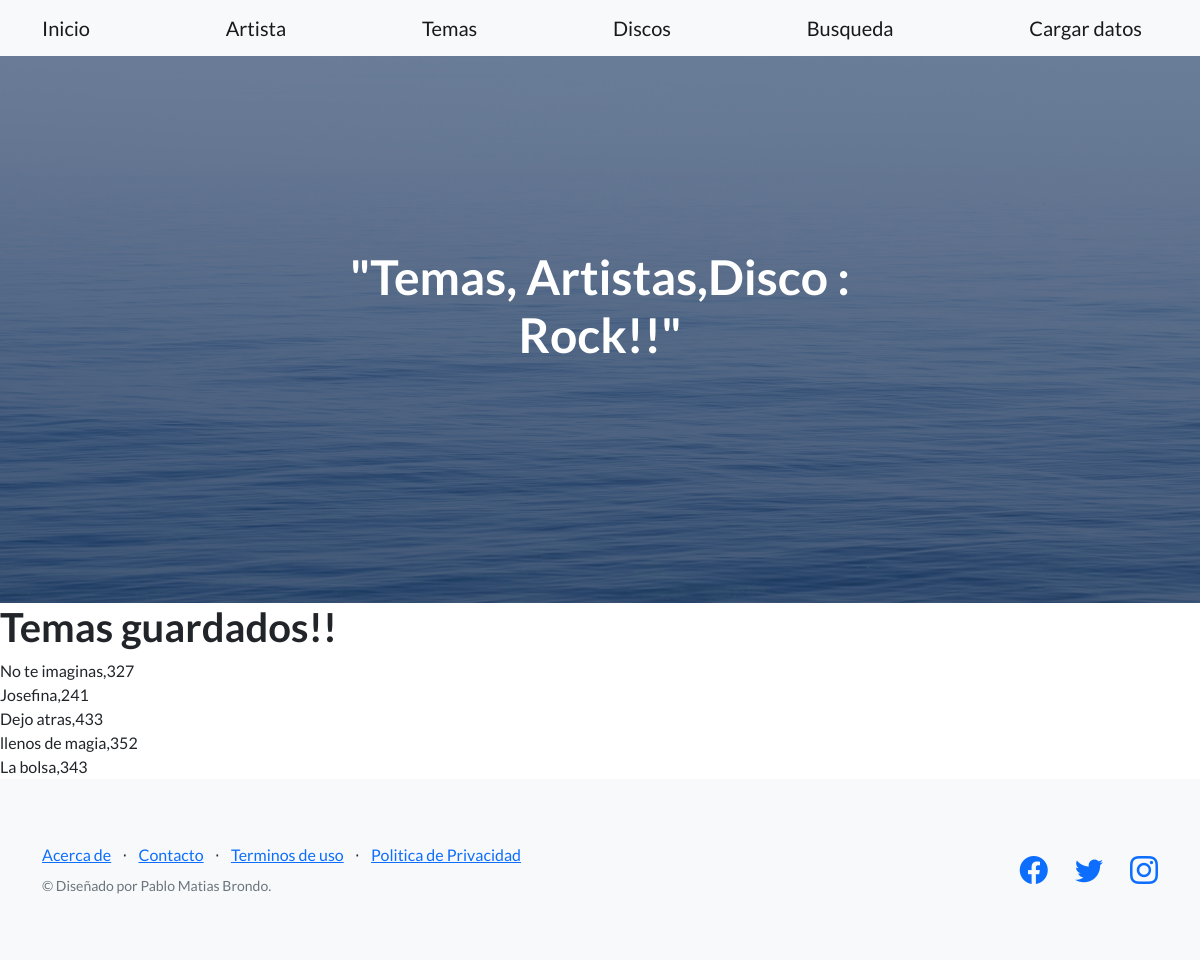
Page /app/tema/ on the committed database.
### app_entrega3/models.py (models this page shows)
class Temas(models.Model):
    nombre_tema=models.CharField(max_length=30)
    duracion=models.IntegerField()
    def __str__(self):
        return f"{self.nombre_tema},{self.duracion}"

### app_entrega3/views.py (the view)
# urls.py: path("tema/",tema,name='tema.html'),
def tema(request):
    tema=Temas.objects.all()
    return render(request,'tema.html',{"tema":tema})

### app_entrega3/templates/tema.html
{% extends 'padre.html' %}
{% load static %}
{% block dinamico %}
<h1>Temas guardados!!</h1>
<body>
    {% for ver in tema %}
    {{ver}}<br/>
    {% endfor %}
</body>
{% endblock %}

### rows in the picture
Temas: nombre_tema+duracion "No te imaginas,327"
Temas: nombre_tema+duracion "Josefina,241"
Temas: nombre_tema+duracion "Dejo atras,433"
Temas: nombre_tema+duracion "llenos de magia,352"
Temas: nombre_tema+duracion "La bolsa,343"
